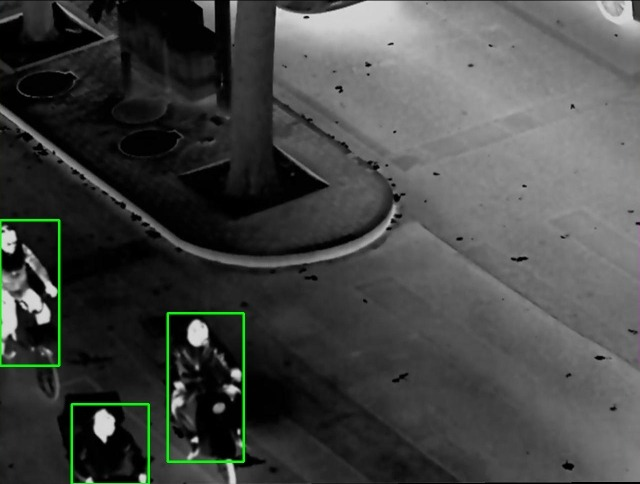
#> input picture slides/assets/ir_panel.jpg, 640 x 484 px, given in place of generators_turbo.jpg, which was not available
$ python make_assets.py
#> lines starting #> are read from the running program, lines starting #| are printed output that depends on the picture; after the words box and inside, x2 and y2 are one past the last pixel; in counts of white or black regions, pixels touching at a corner belong together
### scripts/sensors.py
"""Sensor degradation models shared by the fusion data builder (S7) and the robustness evaluation.

All functions take / return uint8 HxWxC numpy arrays (OpenCV BGR for colour, single channel for IR).
"""
import numpy as np


def fog(img: np.ndarray, strength: float = 0.6, seed: int = 0) -> np.ndarray:
    """Homogeneous fog / smoke: blend towards a bright airlight + mild noise (affects RGB much more than LWIR)."""
    rng = np.random.default_rng(seed)
    air = 200.0
    out = img.astype(np.float32) * (1 - strength) + air * strength
    out += rng.normal(0, 4, img.shape)
    return np.clip(out, 0, 255).astype(np.uint8)


def low_light(img: np.ndarray, gamma: float = 2.5, gain: float = 0.35, seed: int = 0) -> np.ndarray:
    """Darker scene + sensor noise (shot-noise-like), on top of LLVIP's already low-light RGB."""
    rng = np.random.default_rng(seed)
    x = (img.astype(np.float32) / 255.0) ** gamma * gain
    x = x + rng.normal(0, 0.02, img.shape)
    return np.clip(x * 255, 0, 255).astype(np.uint8)


def dead(img: np.ndarray) -> np.ndarray:
    """Sensor failure: all-zero frame."""
    return np.zeros_like(img)


SCENARIOS = {
    # name: (rgb transform, ir transform or "reconstruct")
    "nominal": (None, None),
    "rgb_fog": (fog, None),
    "rgb_lowlight": (low_light, None),
    "rgb_dead": (dead, None),
    "ir_dead": (None, dead),
    "ir_reconstructed": (None, "reconstruct"),
}

### slides/make_assets.py
"""Crops and vignettes for the deck (run from the project root: python slides/make_assets.py).
Sources: results/figures/{generators_turbo,generators,demo_modes}.jpg (RGB views already have heads blurred)."""
import sys
from pathlib import Path

import numpy as np
from PIL import Image, ImageDraw

ROOT = Path(__file__).resolve().parents[1]
sys.path.insert(0, str(ROOT / "scripts"))
from sensors import fog, low_light  # same degradations as the robustness evaluation  # noqa: E402

FIG = ROOT / "results/figures"
OUT = ROOT / "slides/assets"
OUT.mkdir(exist_ok=True)
CW, CH, HDR = 320, 256, 36  # cell size and header height of the generator grids


def cell(im, col, row):
    return im.crop((col * CW, HDR + row * CH, (col + 1) * CW, HDR + (row + 1) * CH))


def strip(im, cols, row, name):
    out = Image.new("RGB", (CW * len(cols) + 8 * (len(cols) - 1), CH), "white")
    for i, c in enumerate(cols):
        out.paste(cell(im, c, row), (i * (CW + 8), 0))
    out.save(OUT / name, quality=92)
    print(name, out.size)


turbo = Image.open(FIG / "generators_turbo.jpg").convert("RGB")   # cols: RGB, T100, T1000_s1001, T1000, real IR
#> turbo is the input picture: PIL image 640x484 RGB; mean R, G, B 68.5, 70.4, 68.5
classic = Image.open(FIG / "generators.jpg").convert("RGB")       # cols: RGB, T100, p2p_bw10, p2p_bw1, p2p1000_bw10, real IR
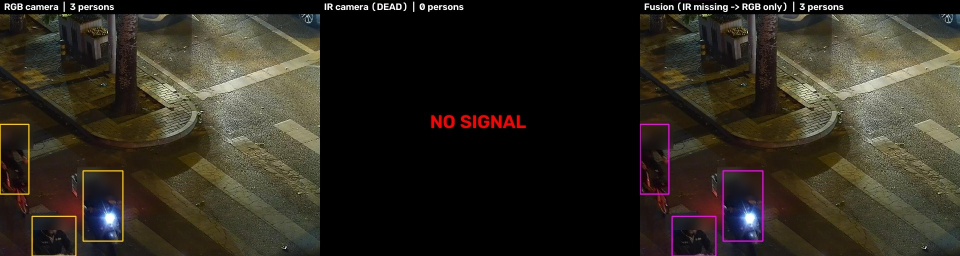
#> input picture slides/assets/irdead_row.jpg, 1920 x 512 px, given in place of generators.jpg, which was not available (shown at 1/2 size)
#> classic is the input picture: PIL image 1920x512 RGB; mean R, G, B 47.1, 42.2, 32.7
strip(turbo, [0, 1, 3, 4], 5, "gen_turbo_row_people.jpg")       # pedestrians: grey in T100/T1000, hot in real IR
#> in strip, `out = Image.new("RGB", (CW * len(cols) + 8 * (len(cols) - 1), CH), "wh..`: out: PIL image 1304x256 RGB; every value is 255
#> after the loop in strip, `for i, c in enumerate(cols):`:
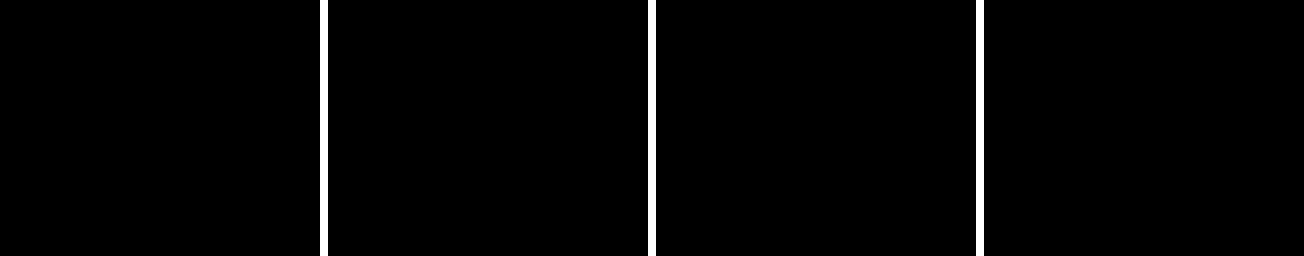
#> out: PIL image 1304x256 RGB; 1.8% white; 3 white regions, box (x1, y1, x2, y2) and area: (320, 0, 328, 256) 2048, (648, 0, 656, 256) 2048, (976, 0, 984, 256) 2048
#| gen_turbo_row_people.jpg (1304, 256)
strip(turbo, [0, 1, 3, 4], 1, "gen_turbo_row_car.jpg")          # headlights become hot blobs
#| gen_turbo_row_car.jpg (1304, 256)
strip(classic, [0, 2, 1, 5], 5, "gen_classic_vs_turbo.jpg")     # RGB | classic pix2pix | turbo | real IR
#| gen_classic_vs_turbo.jpg (1304, 256)
# privacy: the RGB cell of row 5 has small faces the automatic head blur missed -> blur them here (first cell only)
from PIL import ImageFilter  # noqa: E402
for name in ("gen_turbo_row_people.jpg", "gen_classic_vs_turbo.jpg"):
    im = Image.open(OUT / name)
    for b in [(60, 140, 105, 190), (178, 140, 220, 190), (150, 85, 200, 130)]:
        im.paste(im.crop(b).filter(ImageFilter.GaussianBlur(7)), b)
    im.save(OUT / name, quality=92)

Image.open(OUT / "gen_turbo_row_car.jpg").crop((0, 40, 1304, 200)).save(OUT / "gen_turbo_row_car_crop.jpg", quality=92)  # 1304x160

# sensor-scenario vignettes: a pedestrian-free street area of the demo frame (no detection boxes inside)
demo = Image.open(FIG / "demo_modes.jpg").convert("RGB")
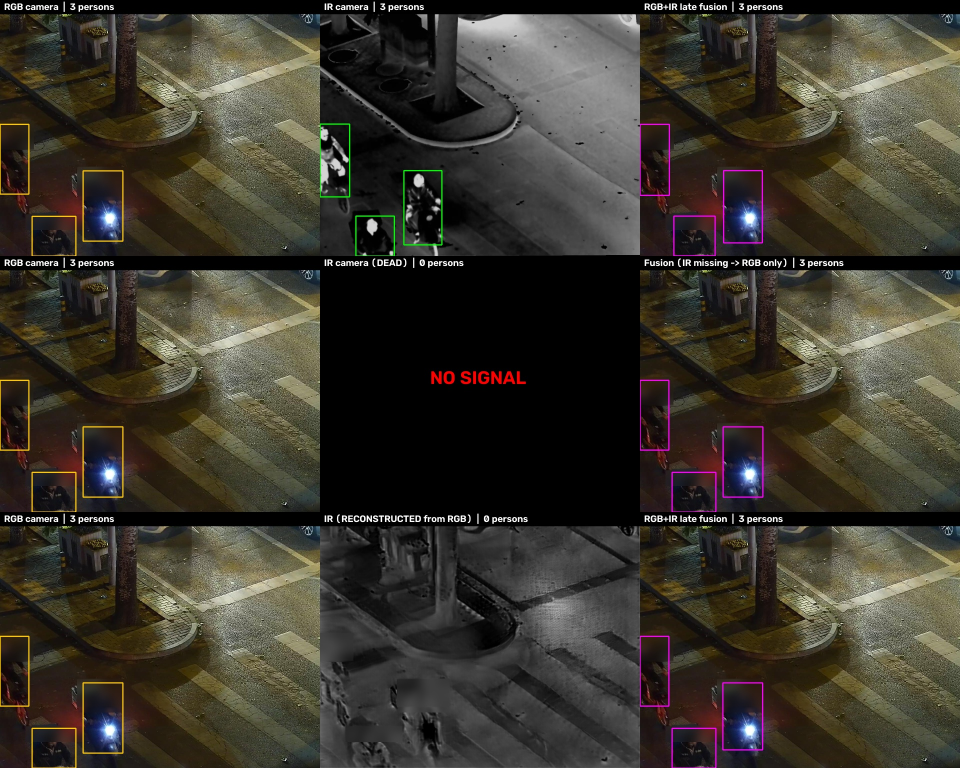
#> input picture slides/assets/demo_modes.jpg, 1920 x 1536 px, found by its file name (shown at 1/2 size)
#> demo is the input picture: PIL image 1920x1536 RGB; mean R, G, B 59.5, 55.3, 45.5
box = (250, 40, 640, 330)
rgb = np.asarray(demo.crop(box))
ir = np.asarray(demo.crop((box[0] + 640, box[1], box[2] + 640, box[3])))
irrec = np.asarray(demo.crop((box[0] + 640, box[1] + 1024, box[2] + 640, box[3] + 1024)))
black = np.zeros_like(rgb)
vign = {"sc_rgb_nominal": rgb, "sc_rgb_fog": fog(rgb[..., ::-1])[..., ::-1], "sc_rgb_dark": low_light(rgb[..., ::-1])[..., ::-1],
        "sc_rgb_dead": black, "sc_ir_nominal": ir, "sc_ir_dead": black, "sc_ir_reconstructed": irrec}
#> in fog, `out = img.astype(np.float32) * (1 - strength) + air * strength`:
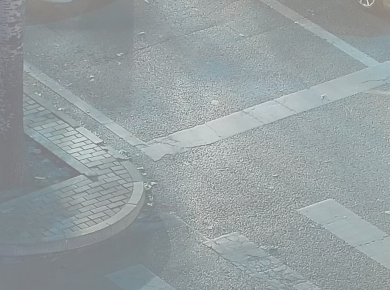
#> out: shape (290, 390, 3) float32; mean of channels 0, 1, 2 149.9, 159, 160.5; drawn as R, G, B
#> in low_light, `x = x + rng.normal(0, 0.02, img.shape)`:
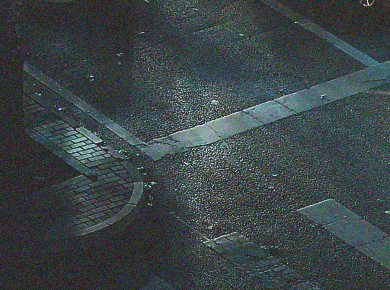
#> x: shape (290, 390, 3) float64; mean of channels 0, 1, 2 0.0273, 0.0454, 0.048; drawn with min black and max white
for k, v in vign.items():
    Image.fromarray(np.ascontiguousarray(v)).save(OUT / f"{k}.jpg", quality=92)
#> this loop made 7 passes
#> k on passes 1 to 7: 'sc_rgb_nominal', 'sc_rgb_fog', 'sc_rgb_dark', 'sc_rgb_dead', 'sc_ir_nominal', 'sc_ir_dead', 'sc_ir_reconstructed'
print("vignettes", rgb.shape)
#| vignettes (290, 390, 3)

# RGB / IR panels of the nominal row, for the pseudo-labelling diagram
Image.fromarray(np.asarray(demo.crop((0, 28, 640, 512)))).save(OUT / "pl_rgb.jpg", quality=92)
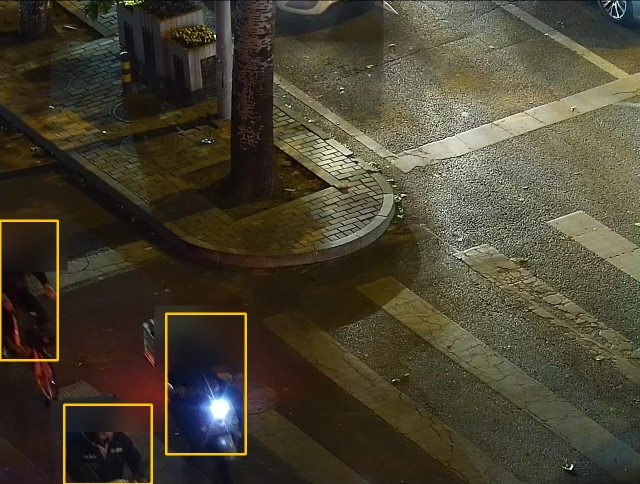
#> saved as pl_rgb.jpg: PIL image 640x484 RGB; mean R, G, B 71.7, 65.8, 48.8
Image.fromarray(np.asarray(demo.crop((640, 28, 1280, 512)))).save(OUT / "pl_ir.jpg", quality=92)
Image.open(FIG / "umap.png").save(OUT / "umap.png")
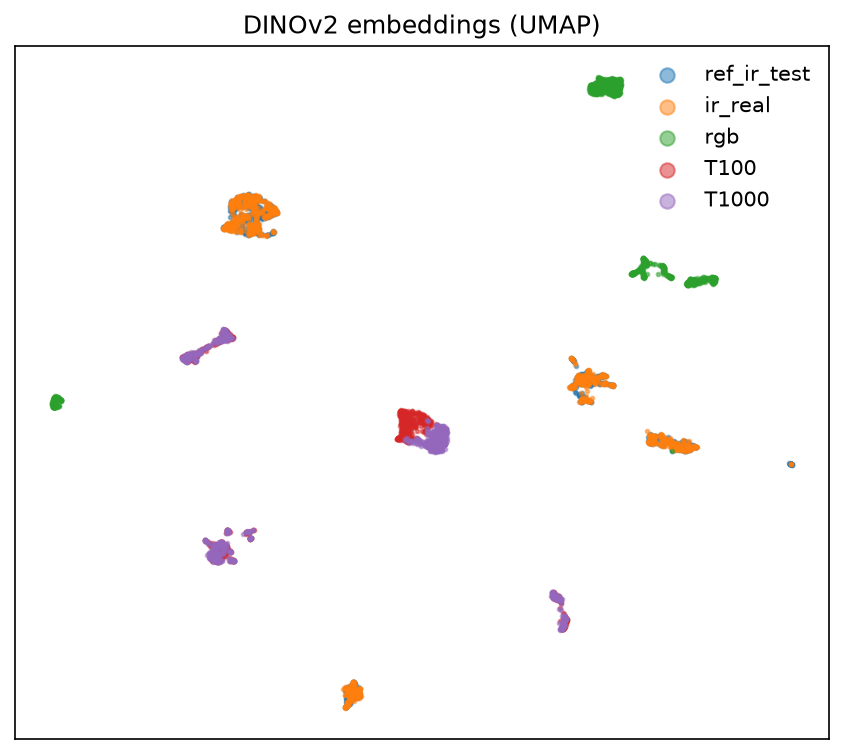
#> input picture results/figures/umap.png, 843 x 754 px
print("done")
